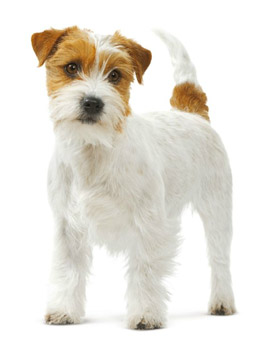
#> input picture YouTube/518.jpg, 278 x 350 px
$ python pillow_transform.py
#> lines starting #> are read from the running program, lines starting #| are printed output that depends on the picture
from PIL import Image

# dog image = (278, 350)
dog = Image.open("518.jpg")
#> dog is the input picture: PIL image 278x350 RGB; mean R, G, B 233, 229.3, 221.8
square_dog = dog.resize((250, 250))
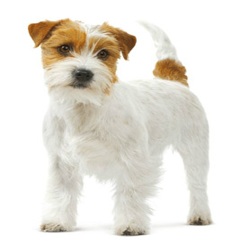
#> square_dog: PIL image 250x250 RGB; mean R, G, B 232.9, 229.3, 221.8

flip_dog = dog.transpose(Image.FLIP_LEFT_RIGHT)
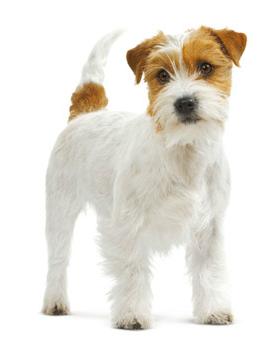
#> flip_dog: PIL image 278x350 RGB; mean R, G, B 233, 229.3, 221.8
spin_dog = dog.transpose(Image.ROTATE_90)
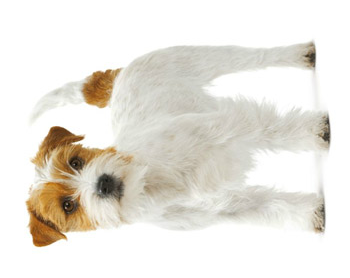
#> spin_dog: PIL image 350x278 RGB; mean R, G, B 233, 229.3, 221.8

dog.show()
square_dog.show()

flip_dog.show()

$ run again, with YouTube/cat.png saved as YouTube/518.jpg
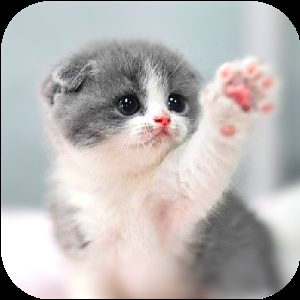
#> input picture YouTube/cat.png, 300 x 300 px
#> dog is the input picture: PIL image 300x300 RGB; mean R, G, B 186.7, 182.8, 181.7
#> `flip_dog = dog.transpose(Image.FLIP_LEFT_RIGHT)`:
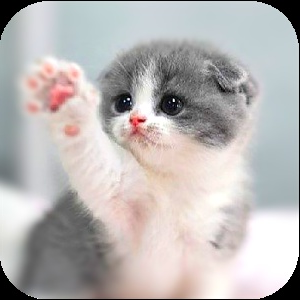
#> flip_dog: PIL image 300x300 RGB; mean R, G, B 186.7, 182.8, 181.7
#> `spin_dog = dog.transpose(Image.ROTATE_90)`:
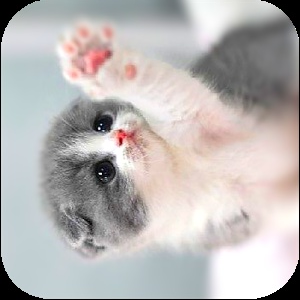
#> spin_dog: PIL image 300x300 RGB; mean R, G, B 186.7, 182.8, 181.7
